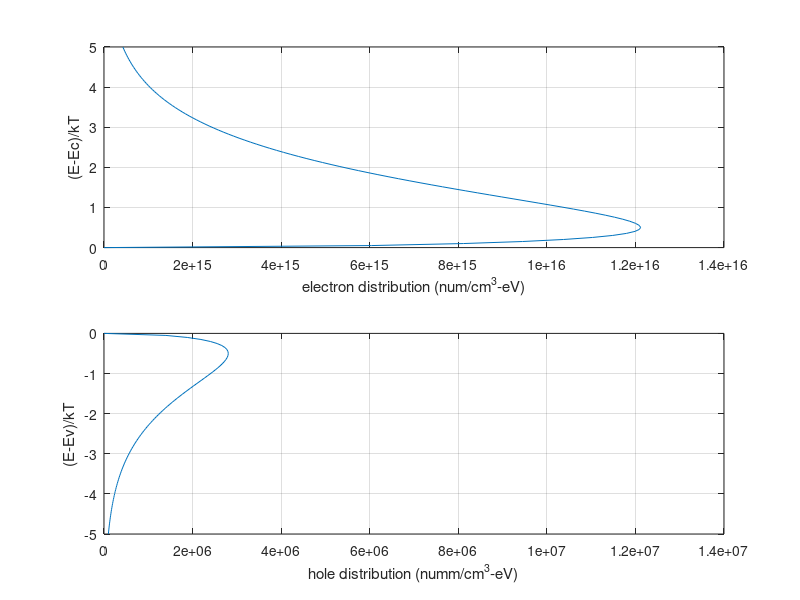

This figure's MATLAB source:
% Carrier Distribution Plot

% Initialization
close
clear

% Constants
EG= 1.12;
kT= 0.0259;
m0=9.11e-31;
mnr=1.18;
mpr=0.81;
hbar=6.63e-34/(2*pi);
c1=1.6e-19;  % joules = c1*eV
c2=1.0e-6;   %m^3=c2*cm^3

% Range
deltaE=linspace(0,5*kT); %E-Ec or Ev-E in eV; 100 evenly spaced points between 0 and 5kT

% Computation
A=m0*sqrt(2*m0)/(pi^2*hbar^3);
An=mnr^(3/2)*A; Ap=mpr^(3/2)*A;
e_dist=c1*c2*An*exp(-EG/(4*kT)).*sqrt(c1*deltaE).*exp(-deltaE/kT);
h_dist=c1*c2*Ap*exp(-3*EG/(4*kT)).*sqrt(c1*deltaE).*exp(-deltaE/kT);
% Note use of c1 and c2 to make distribution units number.cm^3-eV

%Plots
subplot(2,1,1), plot(e_dist',deltaE/kT); grid;
xlabel('electron distribution (num/cm^3-eV)');
ylabel('(E-Ec)/kT');
subplot(2,1,2), plot(h_dist, -deltaE/kT); grid;
axis([0,1.4e7,-5,0])
xlabel('hole distribution (numm/cm^3-eV)');
ylabel('(E-Ev)/kT');